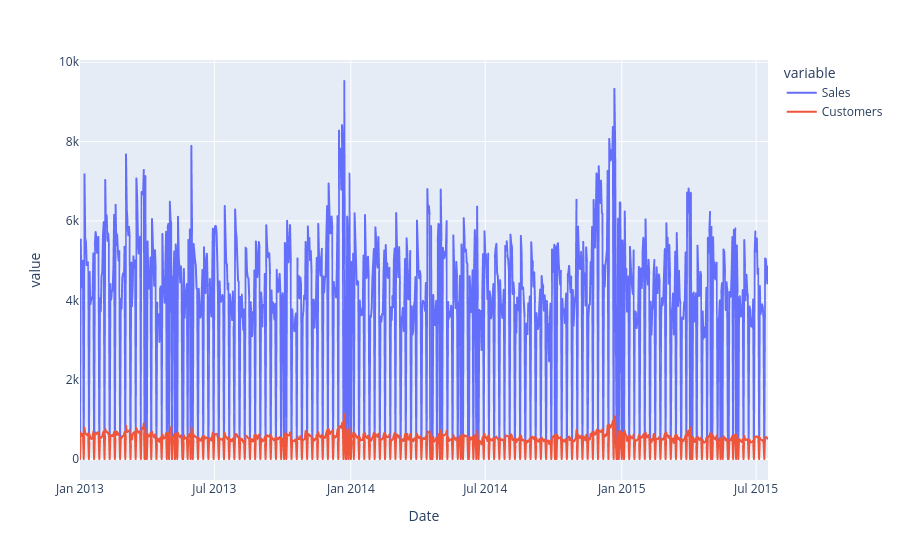

The notebook cell saved with this chart:
### Code cell
px.line(data_frame=data_tienda1, y=["Sales","Customers"], x="Date")

### Figure 1 — Plotly figure (JSON) as saved in the notebook; plotly's stock layout.template omitted (floating-point values rounded to 4 significant figures; data arrays with more than 128 entries replaced by an {"elided": "..."} marker saying what was removed)
{"data": [{"hovertemplate": "variable=Sales<br>Date=%{x}<br>value=%{y}<extra></extra>", "legendgroup": "Sales", "line": {"color": "#636efa", "dash": "solid"}, "marker": {"symbol": "circle"}, "mode": "lines", "name": "Sales", "showlegend": true, "type": "scattergl", "x": {"elided": "928 str values"}, "xaxis": "x", "y": {"elided": "928 int values"}, "yaxis": "y"}, {"hovertemplate": "variable=Customers<br>Date=%{x}<br>value=%{y}<extra></extra>", "legendgroup": "Customers", "line": {"color": "#EF553B", "dash": "solid"}, "marker": {"symbol": "circle"}, "mode": "lines", "name": "Customers", "showlegend": true, "type": "scattergl", "x": {"elided": "928 str values"}, "xaxis": "x", "y": {"elided": "928 int values"}, "yaxis": "y"}], "layout": {"legend": {"title": {"text": "variable"}, "tracegroupgap": 0}, "margin": {"t": 60}, "xaxis": {"anchor": "y", "domain": [0, 1], "title": {"text": "Date"}}, "yaxis": {"anchor": "x", "domain": [0, 1], "title": {"text": "value"}}}}
